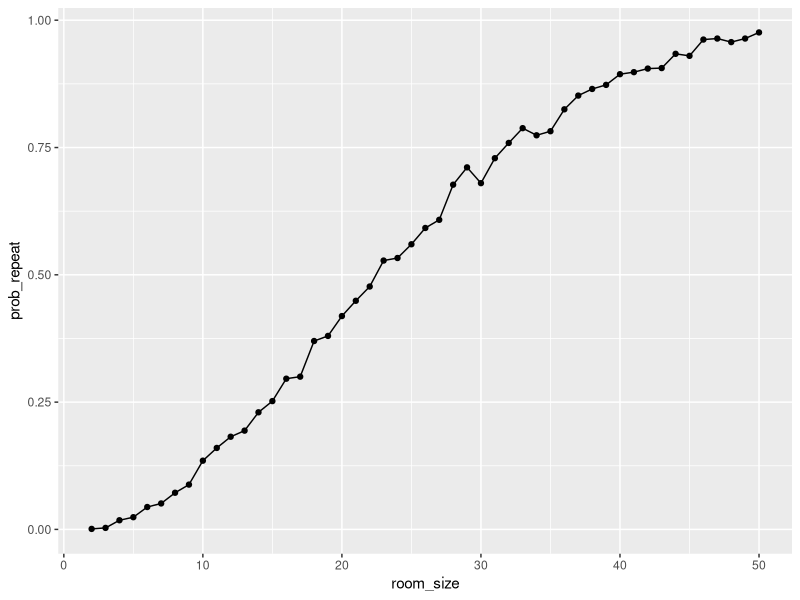
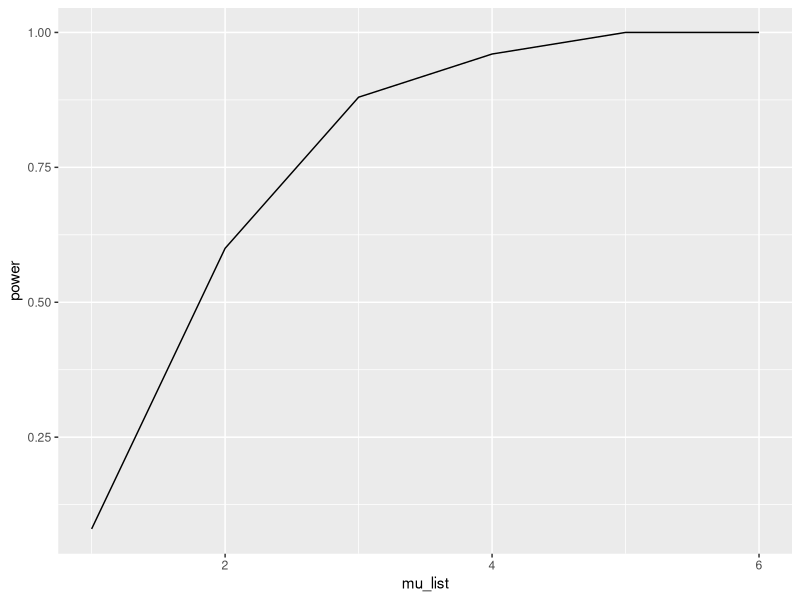
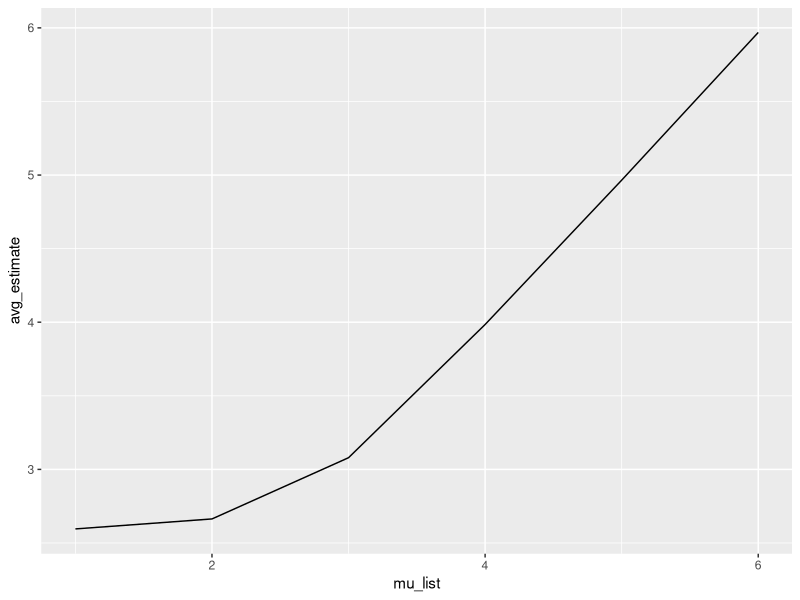

Recreate these plots in R, in order.
## ---- chunk 1
library(tidyverse)
library(broom)
## ---- chunk 2
bday_sim = function (n_room) {
  
  birthdays = sample(1:365, n_room, replace = TRUE)

  repeated_bday = length(unique(birthdays)) < n_room

  repeated_bday
}
## ---- chunk 3
bday_sim_results = 
  expand_grid(
    room_size = 2:50,
  iter = 1:1000
  ) %>% 
  mutate(
    results = map_lgl(room_size, bday_sim)
  ) %>% 
  group_by(
    room_size
  ) %>% 
  summarise(
    prob_repeat = mean(results)
  )
## ---- chunk 4
bday_sim_results %>% 
  ggplot(aes(x = room_size, y = prob_repeat)) +
  geom_point() +
  geom_line()
## ---- chunk 5
null_df = function(n, mu = 0, sigma = 5) {
  
 sim_df =
  tibble(
    x = rnorm(n = n, mean = mu, sd = sigma)
    )
 
 sim_df %>% 
    summarize(
       estimate = tidy(t.test(x))$estimate,
       p_val = tidy(t.test(x))$p.value
    ) 

}

## ---- chunk 6
sim_results_df = 
  expand_grid(
    sample_size = 30,
    iter = 1:5000
  ) |> 
  mutate(
    estimate_df = map(sample_size, null_df)
  ) |> 
  unnest(estimate_df)

sim_results_df
## ---- chunk 7
new_null_df = function(n, mu, sigma = 5) {
  
 new_sim_df =
  tibble(
    x = rnorm(n = n, mean = mu, sd = sigma)
    )
 
 new_sim_df %>% 
    summarize(
       new_estimate = tidy(t.test(x))$estimate,
       new_p_val = tidy(t.test(x))$p.value
    ) 

}
## ---- chunk 8
new_sim_results_df = 
  expand_grid(
    sample_size = 30,
    mu_list = c(1,2,3,4,5,6),
    iter = 1:50
  ) |> 
  mutate(
    new_estimate_df = map2(sample_size, mu_list, new_null_df)
  ) |> 
  unnest(new_estimate_df)

new_sim_results_df
## ---- chunk 9
new_sim_results_df %>%
  group_by(mu_list) %>%
  summarize(
    power = mean(new_p_val < 0.05)
  ) %>% 
  ggplot(aes(x = mu_list, y = power)) +
  geom_line()
## ---- chunk 10
new_sim_results_df %>%
  group_by(mu_list) %>%
  filter(new_p_val < 0.05) %>% 
  summarize(
    avg_estimate = mean(new_estimate)
  ) %>% 
  ggplot(aes(x = mu_list, y = avg_estimate)) +
  geom_line()
## ---- chunk 11
